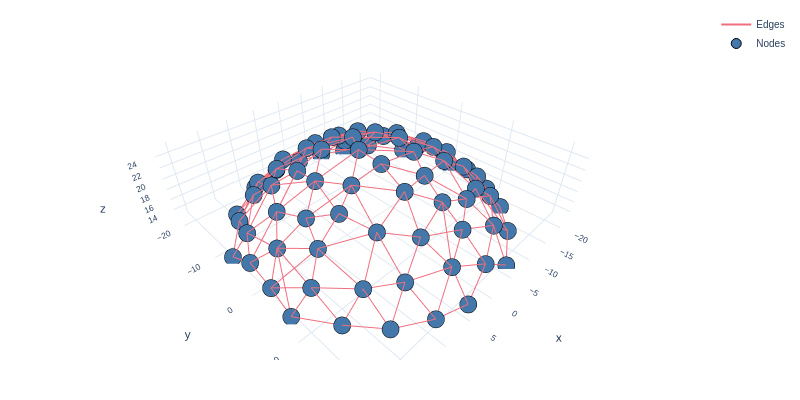

The notebook cell saved with this chart:
### Markdown cell above
We can visualize the obtained graphs.

```{note}
We use an interactive visualization for pedagogical purpose. Interactive visualization may require significant resources when working with large graphs. Note that the `plot_graph()` method is available in Graphorge for fast, static plots.
```

### Code cell
graph_data = process_shell(shell_id=0, shells_df=shells_df, distance="euclidean")
figure = plot_interactive_graph(graph_data)
figure.show(renderer=plotly_renderer)

### Figure 1 — Plotly figure (JSON) as saved in the notebook; plotly's stock layout.template omitted (floating-point values rounded to 4 significant figures; data arrays with more than 128 entries replaced by an {"elided": "..."} marker saying what was removed)
{"data": [{"hoverinfo": "none", "line": {"color": "#ef6f7f", "width": 2}, "mode": "lines", "name": "Edges", "type": "scatter3d", "x": {"elided": "1326 float values"}, "y": {"elided": "1326 float values"}, "z": {"elided": "1326 float values"}}, {"customdata": {"elided": "75x4 float values"}, "hovertemplate": "%{text}<br>x: %{x:.2f}<br>y: %{y:.2f}<br>z: %{z:.2f}<br>phi: %{customdata[0]:.2f}<br>theta: %{customdata[1]:.2f}<br>lambda: %{customdata[2]:.2f}<br>delta: %{customdata[3]:.2f}<extra></extra>", "marker": {"color": "#4477aa", "line": {"color": "black", "width": 1}, "size": 10}, "mode": "markers", "name": "Nodes", "text": ["Node 0", "Node 1", "Node 2", "Node 3", "Node 4", "Node 5", "Node 6", "Node 7", "Node 8", "Node 9", "Node 10", "Node 11", "Node 12", "Node 13", "Node 14", "Node 15", "Node 16", "Node 17", "Node 18", "Node 19", "Node 20", "Node 21", "Node 22", "Node 23", "Node 24", "Node 25", "Node 26", "Node 27", "Node 28", "Node 29", "Node 30", "Node 31", "Node 32", "Node 33", "Node 34", "Node 35", "Node 36", "Node 37", "Node 38", "Node 39", "Node 40", "Node 41", "Node 42", "Node 43", "Node 44", "Node 45", "Node 46", "Node 47", "Node 48", "Node 49", "Node 50", "Node 51", "Node 52", "Node 53", "Node 54", "Node 55", "Node 56", "Node 57", "Node 58", "Node 59", "Node 60", "Node 61", "Node 62", "Node 63", "Node 64", "Node 65", "Node 66", "Node 67", "Node 68", "Node 69", "Node 70", "Node 71", "Node 72", "Node 73", "Node 74"], "type": "scatter3d", "x": [-18.56, -13.92, -16.58, 14.57, 4.46, 6.689, 20.46, 3.688, 20.13, -19.55, 13.71, 13.4, -15.34, -1.833, 17.92, -10.06, -1.999, -9.478, 2.21, -5.837, -7.075, -11.9, 4.84, 3.373, -2.464, 17.68, -11.55, -7.611, -19.06, -7.91, 0.8278, -2.017, 3.643, 13.14, -2.605, 13.32, 8.795, 11.68, 17.27, 9.579, -5.528, -1.291, 1.066, 3.166, -12.09, -9.088, 8.419, 14.77, -14.46, -18.61, 16.71, -1.228, -16.93, 9.156, -6.326, -21.56, -6.779, 8.966, 8.602, 15.21, 3.44, 20.4, 20.63, -15.63, 8.412, -13.59, -19.27, -6.212, 10.11, 17.54, 10.48, -11.15, -6.717, -13.41, -1.333], "y": [-5.877, -10.49, 8.627, -3.385, -16.62, 3.201, 2.613, -20.63, -2.721, 4.825, 12.6, 16.91, -2.119, 19.99, -6.612, 12.24, -5.854, -16.44, 8.695, 13.39, -10.15, 2.556, 13.88, -7.053, 8.261, 7.539, -5.138, -1.12, -9.853, 17.21, -1.53, -21.62, 21.33, -12.16, -16.62, 1.614, 10.04, -8.881, 12.59, 15.63, 3.647, -10.21, 3.28, -11.24, 17.71, 6.759, 19.86, 5.636, -15.2, 0.3051, -11.12, 16.1, 13.53, -19.22, 21.01, -0.3237, -20.67, -1.682, -6.336, -15.01, 18.1, -7.51, 6.857, 2.736, -12.35, 13.04, 9.31, -14.23, -15.93, 0.5277, 4.915, -18.77, -5.581, 7.672, 12.41], "z": [16.32, 18.48, 17.2, 20.53, 18.68, 24.29, 14.83, 14.35, 15.25, 15.49, 17.27, 13.4, 20.13, 15.57, 16.74, 19.85, 24.64, 16.88, 23.76, 20.78, 22.18, 22.3, 20.72, 24.17, 23.89, 16.61, 22.03, 24.21, 13.6, 16.92, 25.34, 13.18, 13.3, 18.02, 19.03, 21.57, 21.61, 20.73, 13.72, 17.58, 24.52, 23.22, 25.16, 22.56, 13.61, 22.73, 13.41, 19.88, 14.32, 17.28, 15.57, 19.61, 13.25, 13.86, 12.8, 13.43, 13.11, 23.71, 23.04, 13.73, 17.49, 13.15, 13.14, 19.83, 20.54, 17.05, 13.68, 20.1, 17.0, 18.37, 22.61, 12.98, 23.85, 20.16, 22.12]}], "layout": {"colorway": ["#4477aa", "#ef6f7f", "#288b39", "#288b39", "#aa3377", "#000000"], "font": {"family": "Arial", "size": 10}, "height": 400, "margin": {"b": 40, "l": 40, "r": 10, "t": 10}, "scene": {"aspectmode": "data"}, "width": 800, "xaxis": {"linecolor": "black", "mirror": "allticks", "showgrid": false, "showline": true, "ticks": "inside", "title": {"standoff": 3}, "zeroline": false}, "yaxis": {"automargin": true, "linecolor": "black", "mirror": "allticks", "showgrid": false, "showline": true, "ticks": "inside", "title": {"standoff": 3}, "zeroline": false}}}
